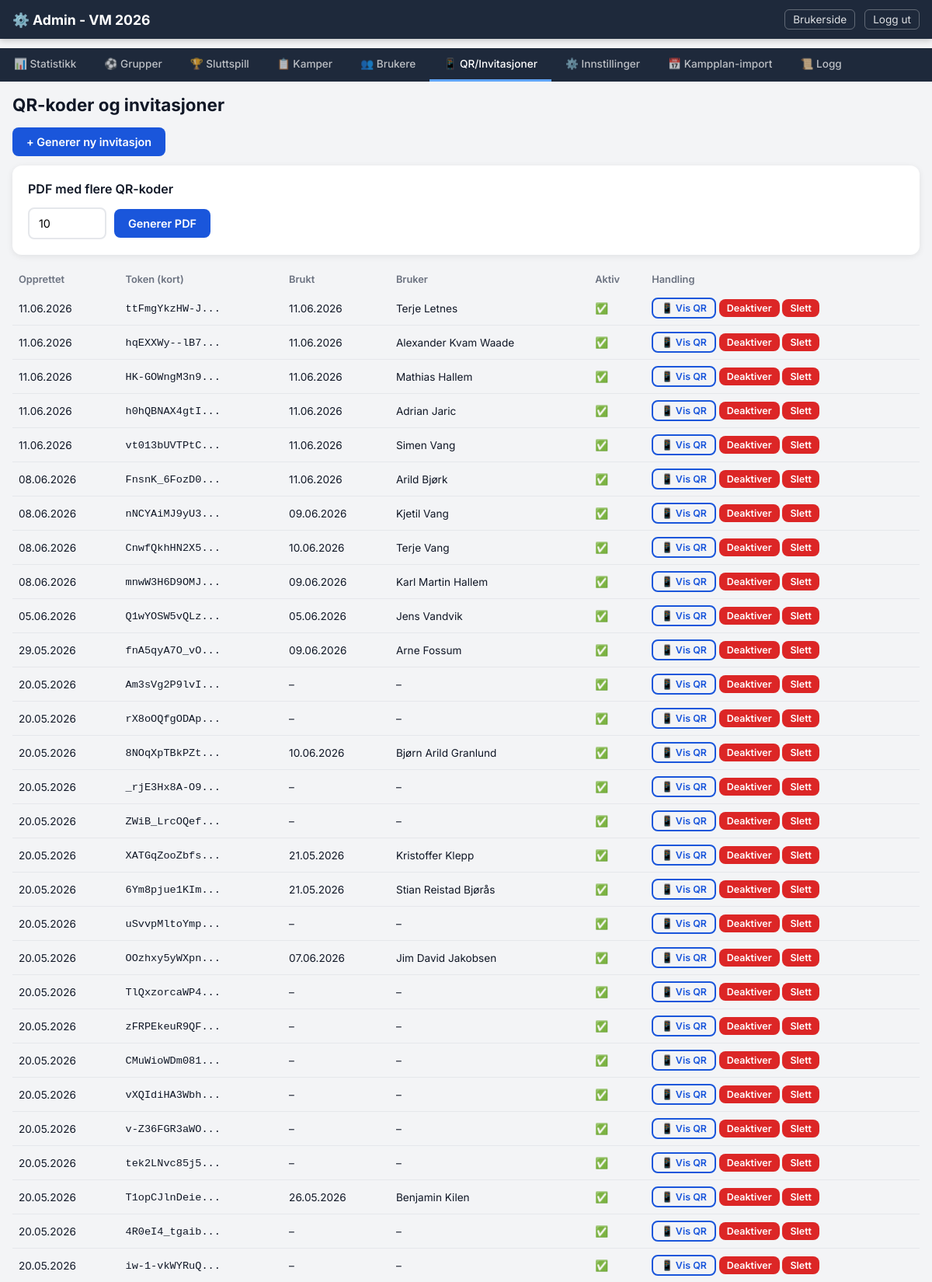
/admin/tab/qr (signed in, upper part), run on the app's committed database.
### models.py (models this page shows)
class InviteToken(db.Model):
    __tablename__ = "invite_tokens"
    id = db.Column(db.Integer, primary_key=True)
    token = db.Column(db.String(64), unique=True, nullable=False)
    created_at = db.Column(db.DateTime, default=now_utc)
    used_at = db.Column(db.DateTime, nullable=True)
    used_by_user_id = db.Column(db.Integer, db.ForeignKey("users.id"), nullable=True)
    is_active = db.Column(db.Boolean, default=True)
    used_by_user = db.relationship("User", foreign_keys=[used_by_user_id])

class User(db.Model):
    __tablename__ = "users"
    id = db.Column(db.Integer, primary_key=True)
    name = db.Column(db.String(100), nullable=False)
    email = db.Column(db.String(200), nullable=True)
    token = db.Column(db.String(64), unique=True, nullable=False)
    created_at = db.Column(db.DateTime, default=now_utc)
    last_seen_at = db.Column(db.DateTime, nullable=True)
    is_active = db.Column(db.Boolean, default=True)
    has_paid = db.Column(db.Boolean, default=False)
    anonymous_label = db.Column(db.String(50), nullable=True)  # "Spiller 1" etc.
    predictions = db.relationship("UserPrediction", back_populates="user", lazy="dynamic")
    group_predictions = db.relationship("GroupPrediction", back_populates="user", lazy="dynamic")
    score_caches = db.relationship("ScoreCache", back_populates="user", lazy="dynamic")

### routes_admin.py (the view, shortened to what this page needs)
@admin_bp.route("/tab/<tab>")
def tab(tab):
    if not admin_required():
        return redirect(url_for("admin.login"))
    groups = Group.query.order_by(Group.name).all()
    teams = Team.query.order_by(Team.name).all()
    group_matches = Match.query.filter_by(phase="group").order_by(Match.match_number).all()
    knockout_matches = Match.query.filter_by(phase="knockout").order_by(Match.match_number).all()
    all_matches = Match.query.order_by(Match.match_number).all()
    users = User.query.order_by(User.created_at.desc()).all()
    invite_tokens = InviteToken.query.order_by(InviteToken.created_at.desc()).all()
    standings_by_group = {}
    for group in groups:
        st = GroupStanding.query.filter_by(group_id=group.id).all()
        if st:
            standings_by_group[group.id] = sorted(st, key=lambda s: s.rank or 99)
    comp_settings = {s.key: s.value for s in CompetitionSetting.query.all()}
    score_settings = {s.key: s.value for s in ScoreSetting.query.all()}
    prize_summary = get_prize_pool_summary()
    scoreboard = get_scoreboard()
    statistics = get_statistics()
    audit_logs = AdminAuditLog.query.order_by(AdminAuditLog.id.desc()).limit(200).all()
    return render_template("admin.html",
        active_tab=tab,
        groups=groups,
        teams=teams,
        group_matches=group_matches,
        knockout_matches=knockout_matches,
        all_matches=all_matches,
        users=users,
        invite_tokens=invite_tokens,
        standings_by_group=standings_by_group,
        comp_settings=comp_settings,
        prize_summary=prize_summary,
        score_settings=score_settings,
        default_scores=DEFAULT_SCORES,
        scoreboard=scoreboard,
        statistics=statistics,
        audit_logs=audit_logs,
    )

### models.py (called while the page is built)
    @property
    def rank(self):
        return self.manual_rank_override if self.manual_rank_override is not None else self.calculated_rank

    @classmethod
    def get(cls, key, default=None):
        row = cls.query.filter_by(key=key).first()
        if row:
            try:
                return int(row.value)
            except (ValueError, TypeError):
                return row.value
        return default

    @classmethod
    def get(cls, key, default=None):
        row = cls.query.filter_by(key=key).first()
        return row.value if row else default

### routes_admin.py (called while the page is built)
def admin_required():
    return session.get("admin_logged_in") is True

### scoring.py (called while the page is built)
def get_score_settings():
    settings = {}
    for k, v in DEFAULT_SCORES.items():
        settings[k] = ScoreSetting.get(k, v)
    return settings

def get_prize_pool_summary():
    raw_entry_fee = CompetitionSetting.get("entry_fee", "250")
    try:
        entry_fee = int(float(raw_entry_fee))
    except (ValueError, TypeError):
        entry_fee = 250
    entry_fee = max(0, entry_fee)
    participants = User.query.filter_by(is_active=True).count()
    gross_amount = participants * entry_fee
    admin_fee_percent = 9
    net_amount = gross_amount * (100 - admin_fee_percent) / 100.0
    if net_amount <= 0:
        prize_pool = 0
    else:
        prize_pool = int(math.ceil(net_amount / 25.0) * 25)
    return {
        "entry_fee": entry_fee,
        "participants": participants,
        "gross_amount": gross_amount,
        "admin_fee_percent": admin_fee_percent,
        "net_amount": int(round(net_amount)),
        "prize_pool": prize_pool,
    }

def calc_hub(home, away):
    if home > away:
        return "H"
    elif home == away:
        return "U"
    else:
        return "B"

def get_user_total_points(user_id):
    result = db.session.query(func.sum(ScoreCache.points)).filter_by(user_id=user_id).scalar()
    return result or 0

def get_user_score_breakdown(user_id):
    caches = ScoreCache.query.filter_by(user_id=user_id).all()
    breakdown = {k: 0 for k in SCORE_KEYS}
    for c in caches:
        if c.category in breakdown:
            breakdown[c.category] = c.points
    return breakdown

### templates/admin.html (shortened to what this page needs)
<!DOCTYPE html>
<html lang="no">
<head>
  <link rel="stylesheet" href="{{ url_for('static', filename='style.css') }}">
</head>
<body>
  <nav class="navbar admin-navbar">
    <div class="navbar-inner">
      <a href="{{ url_for('admin.tab', tab='groups') }}" class="navbar-brand">⚙️ Admin - VM 2026</a>
      <div class="navbar-links">
        <a href="{{ url_for('user.index') }}" class="nav-link-small">Brukerside</a>
        <a href="{{ url_for('admin.logout') }}" class="nav-link-small">Logg ut</a>
      </div>
    </div>
  </nav>
  <div class="admin-tab-bar">
    {% set tabs = [
      ('statistics', '📊 Statistikk'),
      ('groups', '⚽ Grupper'),
      ('knockout', '🏆 Sluttspill'),
      ('matches', '📋 Kamper'),
      ('users', '👥 Brukere'),
      ('qr', '📱 QR/Invitasjoner'),
      ('settings', '⚙️ Innstillinger'),
      ('schedule', '📅 Kampplan-import'),
      ('log', '📜 Logg'),
    ] %}
    {% for tab_id, tab_label in tabs %}
    <a href="{{ url_for('admin.tab', tab=tab_id) }}"
       class="admin-tab-link {% if active_tab == tab_id %}active{% endif %}">
      {{ tab_label }}
    </a>
    {% endfor %}
  </div>
  <main class="admin-main">
  {% if active_tab == 'qr' %}
  <div class="admin-section">
    <h2>QR-koder og invitasjoner</h2>
    <form method="POST" action="{{ url_for('admin.generate_invite') }}">
      <button type="submit" class="btn btn-primary">+ Generer ny invitasjon</button>
    </form>
    <div class="admin-card" style="margin-top:12px;">
      <h3>PDF med flere QR-koder</h3>
      <form method="POST" action="{{ url_for('admin.generate_invite_pdf') }}" class="inline-form">
        <input type="number" name="count" min="1" max="200" value="10" class="form-input short">
        <button type="submit" class="btn btn-primary">Generer PDF</button>
      </form>
    </div>
    <table class="admin-table">
      <thead>
        <tr><th>Opprettet</th><th>Token (kort)</th><th>Brukt</th><th>Bruker</th><th>Aktiv</th><th>Handling</th></tr>
      </thead>
      <tbody>
        {% for inv in invite_tokens %}
        <tr>
          <td>{{ inv.created_at.strftime('%d.%m.%Y') if inv.created_at else '-' }}</td>
          <td><code>{{ inv.token[:12] }}...</code></td>
          <td>{{ inv.used_at.strftime('%d.%m.%Y') if inv.used_at else '–' }}</td>
          <td>{{ inv.used_by_user.name if inv.used_by_user else '–' }}</td>
          <td>{{ '✅' if inv.is_active else '❌' }}</td>
          <td>
            <a href="{{ url_for('admin.show_qr', invite_id=inv.id) }}" class="btn btn-xs btn-outline">📱 Vis QR</a>
            {% if inv.is_active %}
            <form method="POST" action="{{ url_for('admin.deactivate_invite', invite_id=inv.id) }}" style="display:inline">
              <button type="submit" class="btn btn-xs btn-danger">Deaktiver</button>
            </form>
            {% endif %}
            <form method="POST" action="{{ url_for('admin.delete_invite', invite_id=inv.id) }}" style="display:inline" onsubmit="return confirm('Slette denne invitasjonen?')">
              <button type="submit" class="btn btn-xs btn-danger">Slett</button>
            </form>
          </td>
        </tr>
        {% endfor %}
      </tbody>
    </table>
  </div>
  {% endif %}
  </main>
</body>
</html>

### static/style.css (style rules this page uses)
:root { --primary: #1a56db; --primary-dark: #1239a6; --secondary: #6b7280; --success: #059669; --danger: #dc2626; --warning: #d97706; --bg: #f3f4f6; --card-bg: #ffffff; --text: #111827; --text-light: #6b7280; --border: #e5e7eb; --radius: 12px; --radius-sm: 8px; --shadow: 0 2px 8px rgba(0,0,0,0.08); --shadow-lg: 0 4px 24px rgba(0,0,0,0.12); --font: 'Inter', -apple-system, BlinkMacSystemFont, sans-serif; }
* { box-sizing: border-box; margin: 0; padding: 0; }
body { font-family: var(--font); background: var(--bg); color: var(--text); min-height: 100vh; }
.navbar { background: var(--primary); color: white; position: sticky; top: 0; z-index: 100; box-shadow: 0 2px 8px rgba(0,0,0,0.2); }
.admin-navbar { background: #1e293b; }
.navbar-inner { max-width: 1200px; margin: 0 auto; display: flex; justify-content: space-between; align-items: center; padding: 12px 16px; }
.navbar-brand { color: white; text-decoration: none; font-size: 1.1rem; font-weight: 700; }
.navbar-links { display: flex; gap: 12px; }
.nav-link-small { color: rgba(255,255,255,0.85); text-decoration: none; font-size: 0.85rem; padding: 4px 10px; border: 1px solid rgba(255,255,255,0.3); border-radius: 6px; transition: background 0.2s; }
.admin-tab-bar { display: flex; background: #1e293b; overflow-x: auto; scrollbar-width: none; position: sticky; top: 52px; z-index: 90; }
.admin-tab-link { padding: 12px 18px; color: rgba(255,255,255,0.7); text-decoration: none; font-size: 0.85rem; font-weight: 500; white-space: nowrap; border-bottom: 3px solid transparent; transition: all 0.2s; }
.admin-tab-link.active { color: white; border-bottom-color: #60a5fa; }
main { max-width: 1200px; margin: 0 auto; padding: 16px; }
.admin-main { max-width: 1200px; margin: 0 auto; padding: 16px; }
.admin-card, .stats-card, .breakdown-card, .scoreboard-card { background: var(--card-bg); border-radius: var(--radius); padding: 20px; margin-bottom: 16px; box-shadow: var(--shadow); }
.admin-card h3, .stats-card h3, .breakdown-card h3, .scoreboard-card h3 { font-size: 1rem; font-weight: 600; margin-bottom: 14px; color: var(--text); }
.form-input { padding: 10px 12px; border: 2px solid var(--border); border-radius: var(--radius-sm); font-size: 0.9rem; font-family: var(--font); transition: border-color 0.2s; background: white; }
.form-input.short { max-width: 120px; }
.inline-form { display: flex; align-items: center; gap: 10px; flex-wrap: wrap; }
.btn { padding: 10px 18px; border: none; border-radius: var(--radius-sm); font-size: 0.9rem; font-weight: 600; cursor: pointer; text-decoration: none; display: inline-block; transition: all 0.2s; font-family: var(--font); }
.btn-primary { background: var(--primary); color: white; }
.btn-outline { background: transparent; color: var(--primary); border: 2px solid var(--primary); }
.btn-danger { background: var(--danger); color: white; }
.btn-xs { padding: 4px 10px; font-size: 0.78rem; }
.admin-section h2 { font-size: 1.4rem; font-weight: 700; margin-bottom: 16px; }
.admin-table { width: 100%; border-collapse: collapse; font-size: 0.85rem; }
.admin-table th { background: var(--bg); padding: 8px; text-align: left; font-weight: 600; font-size: 0.8rem; color: var(--text-light); }
.admin-table td { padding: 8px; border-bottom: 1px solid var(--border); }

### data on the page
InviteToken: created_at "11.06.2026", token "ttFmgYkzHW-J", used_at "11.06.2026", used_by_user "Terje Letnes", is_active "✅"
InviteToken: created_at "11.06.2026", token "hqEXXWy--lB7", used_at "11.06.2026", used_by_user "Alexander Kvam Waade", is_active "✅"
InviteToken: created_at "11.06.2026", token "HK-GOWngM3n9", used_at "11.06.2026", used_by_user "Mathias Hallem", is_active "✅"
InviteToken: created_at "11.06.2026", token "h0hQBNAX4gtI", used_at "11.06.2026", used_by_user "Adrian Jaric", is_active "✅"
InviteToken: created_at "11.06.2026", token "vt013bUVTPtC", used_at "11.06.2026", used_by_user "Simen Vang", is_active "✅"
InviteToken: created_at "08.06.2026", token "FnsnK_6FozD0", used_at "11.06.2026", used_by_user "Arild Bjørk", is_active "✅"
InviteToken: created_at "08.06.2026", token "nNCYAiMJ9yU3", used_at "09.06.2026", used_by_user "Kjetil Vang", is_active "✅"
InviteToken: created_at "08.06.2026", token "CnwfQkhHN2X5", used_at "10.06.2026", used_by_user "Terje Vang", is_active "✅"
InviteToken: created_at "08.06.2026", token "mnwW3H6D9OMJ", used_at "09.06.2026", used_by_user "Karl Martin Hallem", is_active "✅"
InviteToken: created_at "05.06.2026", token "Q1wYOSW5vQLz", used_at "05.06.2026", used_by_user "Jens Vandvik", is_active "✅"
InviteToken: created_at "29.05.2026", token "fnA5qyA7O_vO", used_at "09.06.2026", used_by_user "Arne Fossum", is_active "✅"
InviteToken: created_at "20.05.2026", token "Am3sVg2P9lvI", used_at "–", used_by_user "–", is_active "✅"
InviteToken: created_at "20.05.2026", token "rX8oOQfgODAp", used_at "–", used_by_user "–", is_active "✅"
InviteToken: created_at "20.05.2026", token "8NOqXpTBkPZt", used_at "10.06.2026", used_by_user "Bjørn Arild Granlund", is_active "✅"
InviteToken: created_at "20.05.2026", token "_rjE3Hx8A-O9", used_at "–", used_by_user "–", is_active "✅"
InviteToken: created_at "20.05.2026", token "ZWiB_LrcOQef", used_at "–", used_by_user "–", is_active "✅"
InviteToken: created_at "20.05.2026", token "XATGqZooZbfs", used_at "21.05.2026", used_by_user "Kristoffer Klepp", is_active "✅"
InviteToken: created_at "20.05.2026", token "6Ym8pjue1KIm", used_at "21.05.2026", used_by_user "Stian Reistad Bjørås", is_active "✅"
InviteToken: created_at "20.05.2026", token "uSvvpMltoYmp", used_at "–", used_by_user "–", is_active "✅"
InviteToken: created_at "20.05.2026", token "OOzhxy5yWXpn", used_at "07.06.2026", used_by_user "Jim David Jakobsen", is_active "✅"
InviteToken: created_at "20.05.2026", token "TlQxzorcaWP4", used_at "–", used_by_user "–", is_active "✅"
InviteToken: created_at "20.05.2026", token "zFRPEkeuR9QF", used_at "–", used_by_user "–", is_active "✅"
InviteToken: created_at "20.05.2026", token "CMuWioWDm081", used_at "–", used_by_user "–", is_active "✅"
InviteToken: created_at "20.05.2026", token "vXQIdiHA3Wbh", used_at "–", used_by_user "–", is_active "✅"
InviteToken: created_at "20.05.2026", token "v-Z36FGR3aWO", used_at "–", used_by_user "–", is_active "✅"
InviteToken: created_at "20.05.2026", token "tek2LNvc85j5", used_at "–", used_by_user "–", is_active "✅"
InviteToken: created_at "20.05.2026", token "T1opCJlnDeie", used_at "26.05.2026", used_by_user "Benjamin Kilen", is_active "✅"
InviteToken: created_at "20.05.2026", token "4R0eI4_tgaib", used_at "–", used_by_user "–", is_active "✅"
InviteToken: created_at "20.05.2026", token "iw-1-vkWYRuQ", used_at "–", used_by_user "–", is_active "✅"

### other printed values
{{ tab_label }} "📊 Statistikk" "⚽ Grupper" "🏆 Sluttspill" "📋 Kamper" "👥 Brukere" "📱 QR/Invitasjoner" "⚙️ Innstillinger" "📅 Kampplan-import" "📜 Logg"
